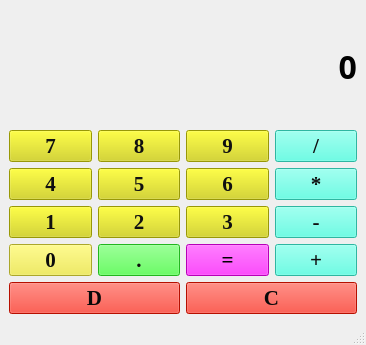
<?xml version="1.0" encoding="UTF-8"?>
<ui version="4.0">
 <class>MainWindow</class>
 <widget class="QMainWindow" name="MainWindow">
  <property name="geometry">
   <rect>
    <x>0</x>
    <y>0</y>
    <width>366</width>
    <height>345</height>
   </rect>
  </property>
  <property name="windowTitle">
   <string>MainWindow</string>
  </property>
  <widget class="QWidget" name="centralwidget">
   <layout class="QGridLayout" name="gridLayout">
    <item row="3" column="3">
     <widget class="QPushButton" name="bmul">
      <property name="sizePolicy">
       <sizepolicy hsizetype="Minimum" vsizetype="Fixed">
        <horstretch>0</horstretch>
        <verstretch>0</verstretch>
       </sizepolicy>
      </property>
      <property name="font">
       <font>
        <family>Times New Roman</family>
        <pointsize>16</pointsize>
        <bold>true</bold>
       </font>
      </property>
      <property name="styleSheet">
       <string notr="true">background-color: rgb(65, 255, 226);
color: rgb(15, 15, 15);</string>
      </property>
      <property name="text">
       <string>*</string>
      </property>
     </widget>
    </item>
    <item row="4" column="1">
     <widget class="QPushButton" name="b2">
      <property name="sizePolicy">
       <sizepolicy hsizetype="Minimum" vsizetype="Fixed">
        <horstretch>0</horstretch>
        <verstretch>0</verstretch>
       </sizepolicy>
      </property>
      <property name="font">
       <font>
        <family>Times New Roman</family>
        <pointsize>16</pointsize>
        <bold>true</bold>
       </font>
      </property>
      <property name="styleSheet">
       <string notr="true">background-color: rgb(213, 213, 8);
color: rgb(16, 16, 16);</string>
      </property>
      <property name="text">
       <string>2</string>
      </property>
     </widget>
    </item>
    <item row="2" column="3">
     <widget class="QPushButton" name="bdiv">
      <property name="sizePolicy">
       <sizepolicy hsizetype="Minimum" vsizetype="Fixed">
        <horstretch>0</horstretch>
        <verstretch>0</verstretch>
       </sizepolicy>
      </property>
      <property name="font">
       <font>
        <family>Times New Roman</family>
        <pointsize>16</pointsize>
        <bold>true</bold>
       </font>
      </property>
      <property name="styleSheet">
       <string notr="true">background-color: rgb(65, 255, 226);
color: rgb(15, 15, 15);</string>
      </property>
      <property name="text">
       <string>/</string>
      </property>
     </widget>
    </item>
    <item row="2" column="1">
     <widget class="QPushButton" name="b8">
      <property name="sizePolicy">
       <sizepolicy hsizetype="Minimum" vsizetype="Fixed">
        <horstretch>0</horstretch>
        <verstretch>0</verstretch>
       </sizepolicy>
      </property>
      <property name="font">
       <font>
        <family>Times New Roman</family>
        <pointsize>16</pointsize>
        <bold>true</bold>
       </font>
      </property>
      <property name="styleSheet">
       <string notr="true">background-color: rgb(213, 213, 8);
color: rgb(16, 16, 16);</string>
      </property>
      <property name="text">
       <string>8</string>
      </property>
     </widget>
    </item>
    <item row="5" column="3">
     <widget class="QPushButton" name="bplus">
      <property name="sizePolicy">
       <sizepolicy hsizetype="Minimum" vsizetype="Fixed">
        <horstretch>0</horstretch>
        <verstretch>0</verstretch>
       </sizepolicy>
      </property>
      <property name="font">
       <font>
        <family>Times New Roman</family>
        <pointsize>16</pointsize>
        <bold>true</bold>
       </font>
      </property>
      <property name="styleSheet">
       <string notr="true">background-color: rgb(65, 255, 226);
color: rgb(15, 15, 15);</string>
      </property>
      <property name="text">
       <string>+</string>
      </property>
     </widget>
    </item>
    <item row="3" column="2">
     <widget class="QPushButton" name="b6">
      <property name="sizePolicy">
       <sizepolicy hsizetype="Minimum" vsizetype="Fixed">
        <horstretch>0</horstretch>
        <verstretch>0</verstretch>
       </sizepolicy>
      </property>
      <property name="font">
       <font>
        <family>Times New Roman</family>
        <pointsize>16</pointsize>
        <bold>true</bold>
       </font>
      </property>
      <property name="styleSheet">
       <string notr="true">background-color: rgb(213, 213, 8);
color: rgb(16, 16, 16);</string>
      </property>
      <property name="text">
       <string>6</string>
      </property>
     </widget>
    </item>
    <item row="8" column="0" colspan="2">
     <widget class="QPushButton" name="bdel">
      <property name="sizePolicy">
       <sizepolicy hsizetype="Minimum" vsizetype="Fixed">
        <horstretch>0</horstretch>
        <verstretch>0</verstretch>
       </sizepolicy>
      </property>
      <property name="font">
       <font>
        <family>Times New Roman</family>
        <pointsize>16</pointsize>
        <bold>true</bold>
       </font>
      </property>
      <property name="styleSheet">
       <string notr="true">color: rgb(9, 9, 9);
background-color: rgb(255, 21, 0);</string>
      </property>
      <property name="text">
       <string>D</string>
      </property>
     </widget>
    </item>
    <item row="4" column="3">
     <widget class="QPushButton" name="bminus">
      <property name="sizePolicy">
       <sizepolicy hsizetype="Minimum" vsizetype="Fixed">
        <horstretch>0</horstretch>
        <verstretch>0</verstretch>
       </sizepolicy>
      </property>
      <property name="font">
       <font>
        <family>Times New Roman</family>
        <pointsize>16</pointsize>
        <bold>true</bold>
       </font>
      </property>
      <property name="styleSheet">
       <string notr="true">background-color: rgb(65, 255, 226);
color: rgb(15, 15, 15);</string>
      </property>
      <property name="text">
       <string>-</string>
      </property>
     </widget>
    </item>
    <item row="4" column="0">
     <widget class="QPushButton" name="b1">
      <property name="sizePolicy">
       <sizepolicy hsizetype="Minimum" vsizetype="Fixed">
        <horstretch>0</horstretch>
        <verstretch>0</verstretch>
       </sizepolicy>
      </property>
      <property name="font">
       <font>
        <family>Times New Roman</family>
        <pointsize>16</pointsize>
        <bold>true</bold>
       </font>
      </property>
      <property name="styleSheet">
       <string notr="true">background-color: rgb(213, 213, 8);
color: rgb(16, 16, 16);</string>
      </property>
      <property name="text">
       <string>1</string>
      </property>
     </widget>
    </item>
    <item row="8" column="2" colspan="2">
     <widget class="QPushButton" name="bclear">
      <property name="sizePolicy">
       <sizepolicy hsizetype="Minimum" vsizetype="Fixed">
        <horstretch>0</horstretch>
        <verstretch>0</verstretch>
       </sizepolicy>
      </property>
      <property name="font">
       <font>
        <family>Times New Roman</family>
        <pointsize>16</pointsize>
        <bold>true</bold>
       </font>
      </property>
      <property name="styleSheet">
       <string notr="true">color: rgb(9, 9, 9);
background-color: rgb(255, 21, 0);</string>
      </property>
      <property name="text">
       <string>C</string>
      </property>
     </widget>
    </item>
    <item row="5" column="1">
     <widget class="QPushButton" name="bpoint">
      <property name="sizePolicy">
       <sizepolicy hsizetype="Minimum" vsizetype="Fixed">
        <horstretch>0</horstretch>
        <verstretch>0</verstretch>
       </sizepolicy>
      </property>
      <property name="font">
       <font>
        <family>Times New Roman</family>
        <pointsize>16</pointsize>
        <bold>true</bold>
       </font>
      </property>
      <property name="styleSheet">
       <string notr="true">color: rgb(13, 13, 13);
background-color: rgb(47, 255, 43);</string>
      </property>
      <property name="text">
       <string>.</string>
      </property>
     </widget>
    </item>
    <item row="3" column="1">
     <widget class="QPushButton" name="b5">
      <property name="sizePolicy">
       <sizepolicy hsizetype="Minimum" vsizetype="Fixed">
        <horstretch>0</horstretch>
        <verstretch>0</verstretch>
       </sizepolicy>
      </property>
      <property name="font">
       <font>
        <family>Times New Roman</family>
        <pointsize>16</pointsize>
        <bold>true</bold>
       </font>
      </property>
      <property name="styleSheet">
       <string notr="true">background-color: rgb(213, 213, 8);
color: rgb(16, 16, 16);</string>
      </property>
      <property name="text">
       <string>5</string>
      </property>
     </widget>
    </item>
    <item row="2" column="2">
     <widget class="QPushButton" name="b9">
      <property name="sizePolicy">
       <sizepolicy hsizetype="Minimum" vsizetype="Fixed">
        <horstretch>0</horstretch>
        <verstretch>0</verstretch>
       </sizepolicy>
      </property>
      <property name="font">
       <font>
        <family>Times New Roman</family>
        <pointsize>16</pointsize>
        <bold>true</bold>
       </font>
      </property>
      <property name="styleSheet">
       <string notr="true">background-color: rgb(213, 213, 8);
color: rgb(16, 16, 16);</string>
      </property>
      <property name="text">
       <string>9</string>
      </property>
     </widget>
    </item>
    <item row="2" column="0">
     <widget class="QPushButton" name="b7">
      <property name="sizePolicy">
       <sizepolicy hsizetype="Minimum" vsizetype="Fixed">
        <horstretch>0</horstretch>
        <verstretch>0</verstretch>
       </sizepolicy>
      </property>
      <property name="font">
       <font>
        <family>Times New Roman</family>
        <pointsize>16</pointsize>
        <bold>true</bold>
       </font>
      </property>
      <property name="styleSheet">
       <string notr="true">background-color: rgb(213, 213, 8);
color: rgb(16, 16, 16);</string>
      </property>
      <property name="text">
       <string>7</string>
      </property>
     </widget>
    </item>
    <item row="4" column="2">
     <widget class="QPushButton" name="b3">
      <property name="sizePolicy">
       <sizepolicy hsizetype="Minimum" vsizetype="Fixed">
        <horstretch>0</horstretch>
        <verstretch>0</verstretch>
       </sizepolicy>
      </property>
      <property name="font">
       <font>
        <family>Times New Roman</family>
        <pointsize>16</pointsize>
        <bold>true</bold>
       </font>
      </property>
      <property name="styleSheet">
       <string notr="true">background-color: rgb(213, 213, 8);
color: rgb(16, 16, 16);</string>
      </property>
      <property name="text">
       <string>3</string>
      </property>
     </widget>
    </item>
    <item row="5" column="2">
     <widget class="QPushButton" name="bequal">
      <property name="sizePolicy">
       <sizepolicy hsizetype="Minimum" vsizetype="Fixed">
        <horstretch>0</horstretch>
        <verstretch>0</verstretch>
       </sizepolicy>
      </property>
      <property name="font">
       <font>
        <family>Times New Roman</family>
        <pointsize>16</pointsize>
        <bold>true</bold>
       </font>
      </property>
      <property name="styleSheet">
       <string notr="true">background-color: rgb(255, 0, 255);
color: rgb(0, 0, 0);</string>
      </property>
      <property name="text">
       <string>=</string>
      </property>
     </widget>
    </item>
    <item row="3" column="0">
     <widget class="QPushButton" name="b4">
      <property name="sizePolicy">
       <sizepolicy hsizetype="Minimum" vsizetype="Fixed">
        <horstretch>0</horstretch>
        <verstretch>0</verstretch>
       </sizepolicy>
      </property>
      <property name="font">
       <font>
        <family>Times New Roman</family>
        <pointsize>16</pointsize>
        <bold>true</bold>
       </font>
      </property>
      <property name="styleSheet">
       <string notr="true">background-color: rgb(213, 213, 8);
color: rgb(16, 16, 16);</string>
      </property>
      <property name="text">
       <string>4</string>
      </property>
     </widget>
    </item>
    <item row="5" column="0">
     <widget class="QPushButton" name="b0">
      <property name="sizePolicy">
       <sizepolicy hsizetype="Minimum" vsizetype="Fixed">
        <horstretch>0</horstretch>
        <verstretch>0</verstretch>
       </sizepolicy>
      </property>
      <property name="font">
       <font>
        <family>Times New Roman</family>
        <pointsize>16</pointsize>
        <bold>true</bold>
       </font>
      </property>
      <property name="styleSheet">
       <string notr="true">color: rgb(11, 11, 11);
background-color: rgb(240, 234, 60);</string>
      </property>
      <property name="text">
       <string>0</string>
      </property>
     </widget>
    </item>
    <item row="1" column="1" colspan="3">
     <widget class="QLabel" name="displaylabel">
      <property name="font">
       <font>
        <family>Tw Cen MT</family>
        <pointsize>24</pointsize>
        <bold>true</bold>
       </font>
      </property>
      <property name="layoutDirection">
       <enum>Qt::LayoutDirection::LeftToRight</enum>
      </property>
      <property name="text">
       <string>0</string>
      </property>
      <property name="textFormat">
       <enum>Qt::TextFormat::PlainText</enum>
      </property>
      <property name="alignment">
       <set>Qt::AlignmentFlag::AlignRight|Qt::AlignmentFlag::AlignTrailing|Qt::AlignmentFlag::AlignVCenter</set>
      </property>
     </widget>
    </item>
   </layout>
  </widget>
  <widget class="QMenuBar" name="menubar">
   <property name="geometry">
    <rect>
     <x>0</x>
     <y>0</y>
     <width>366</width>
     <height>25</height>
    </rect>
   </property>
  </widget>
  <widget class="QStatusBar" name="statusbar"/>
 </widget>
 <resources/>
 <connections/>
</ui>
